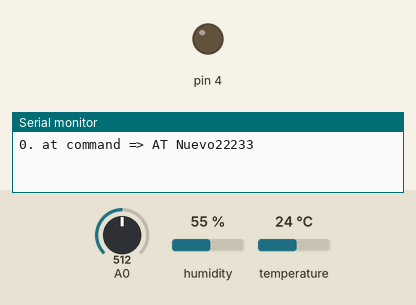
The sketch below on a simulated Arduino Uno, built for the host (arithmetic inside an expression is 32-bit, double 64-bit). On the bench: output pins drawn as LEDs (lit = HIGH), the last lines printed to the serial monitor. The test bench sets the inputs (shaded band); at power-on: A0 = 512, humidity 55 %, temperature 24 °C. The modem accepts every AT command (registered, SIM ready, sends succeed) and sends nothing else.

Above: at 0.1 s.
At 88.0 s:
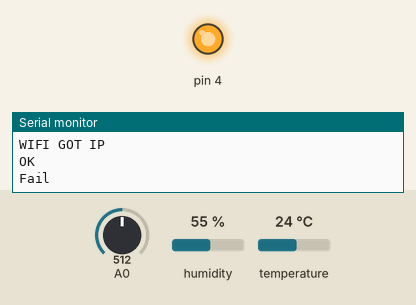
Timing chart, 0 to 92.4 s (numbered marks = the images above):
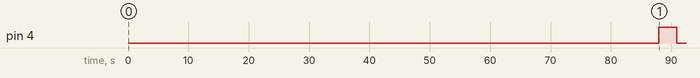

Measured:
- by itself, pin 4: LOW → HIGH at 87.9 s, → LOW 3.0 s later

The sketch:

ArduinoSensor.ino
```cpp
#include <SoftwareSerial.h>
#include <dht.h>

#include <WiFiEspClient.h>
#include <WiFiEsp.h>
#include <WiFiEspUdp.h>
#include <PubSubClient.h>


#define dht_apin 7 // Analog Pin sensor is connected to

#define RX 10
#define TX 11
char thingsboardServer[] = "52.55.12.253";
String AP = "software colombia";
String PASS = "xxx";

String API = "206KNPXA4Y6D8X7V";
String HOST = "api.thingspeak.com";
String PORT = "80";
String field = "field1";

int countTrueCommand;
int countTimeCommand;
int valSensor = 1;

const int temperaturePin = 0;


dht DHT;

// Initialize the Ethernet client object
WiFiEspClient espClient;

PubSubClient client(espClient);

SoftwareSerial esp8266(RX,TX);

void setup() {
  Serial.begin(9600);
  esp8266.begin(115200);
  pinMode(4, OUTPUT);
  sendCommand("AT",5,"OK");
  sendCommand("AT+GMR",5,"OK");
  sendCommand("AT+CWMODE=1",5,"OK");
  sendCommand("AT+CWJAP=\""+ AP +"\",\""+ PASS +"\"",20,"OK");

  client.setServer( thingsboardServer, 1883 );
}

void loop() {
  getSensorDataHumidity();
  valSensor = getSensorData();
  String getData = "GET /update?api_key="+ API +"&"+ field +"="+String(valSensor);
  sendCommand("AT+CIPMUX=1",5,"OK");

  if (sendCommand("AT+CIPSTART=0,\"TCP\",\""+ HOST +"\","+ PORT,15,"OK"))
  {
    sendCommand("AT+CIPSEND=0," +String(getData.length()+4),4,">");
    esp8266.println(getData);
    delay(15000);
    countTrueCommand++;
    //sendCommand("AT+CIPCLOSE=0",5,"OK");
  }
  else
  {
    sendCommand("AT+CWJAP=\""+ AP +"\",\""+ PASS +"\"",20,"OK");
  }

  //Aqui lampara
  digitalWrite(4, HIGH);
  delay(3000);
  digitalWrite(4, LOW);
  delay(3000);
}


int getSensorData(){
  //return random(1000);

  float voltage, degreesC, degreesF;
  voltage = getVoltage(temperaturePin);
  degreesC = (voltage);

  Serial.print("  Deg C: ");
  Serial.print(degreesC);

  //degreesF = degreesC * (9.0/5.0) + 32.0;
  return degreesC;
}


int getSensorDataHumidity(){
  DHT.read11(dht_apin);

    Serial.print("Current humidity = ");
    Serial.print(DHT.humidity);
    Serial.print("%  ");
    Serial.print("temperature = ");
    Serial.print(DHT.temperature);
    Serial.println("C  ");

    delay(5000);//Wait 5 seconds before accessing sensor again.

}

float getVoltage(int pin)
{
  // This function has one input parameter, the analog pin number
  // to read. You might notice that this function does not have
  // "void" in front of it; this is because it returns a floating-
  // point value, which is the true voltage on that pin (0 to 5V).

  // You can write your own functions that take in parameters
  // and return values. Here's how:

    // To take in parameters, put their type and name in the
    // parenthesis after the function name (see above). You can
    // have multiple parameters, separated with commas.

    // To return a value, put the type BEFORE the function name
    // (see "float", above), and use a return() statement in your code
    // to actually return the value (see below).

    // If you don't need to get any parameters, you can just put
    // "()" after the function name.

    // If you don't need to return a value, just write "void" before
    // the function name.

  // Here's the return statement for this function. We're doing
  // all the math we need to do within this statement:

 // return (analogRead(pin) * 0.004882814);
  return (analogRead(pin) * 500)/1023;

  // This equation converts the 0 to 1023 value that analogRead()
  // returns, into a 0.0 to 5.0 value that is the true voltage
  // being read at that pin.
}

boolean sendCommand(String command, int maxTime, char readReplay[]) {

  boolean found = false;

  Serial.print(countTrueCommand);
  Serial.print(". at command => ");
  Serial.print(command);
  Serial.print(" ");
  while(countTimeCommand < (maxTime*1))
  {
    esp8266.println(command);//at+cipsend
    Serial.println("Nuevo22233");
    delay(100);
while (esp8266.available() > 0 ) {
  char ch = esp8266.read();
  Serial.print(ch);
}
    if(esp8266.find(readReplay))//ok
    {
      found = true;
      break;
    }

    countTimeCommand++;
  }

  if(found)
  {
    Serial.println("OYI");
    countTrueCommand++;
    countTimeCommand = 0;
  }
  else
  {
    Serial.println("Fail");
    countTrueCommand = 0;
    countTimeCommand = 0;
  }

  return found;
 }
```
